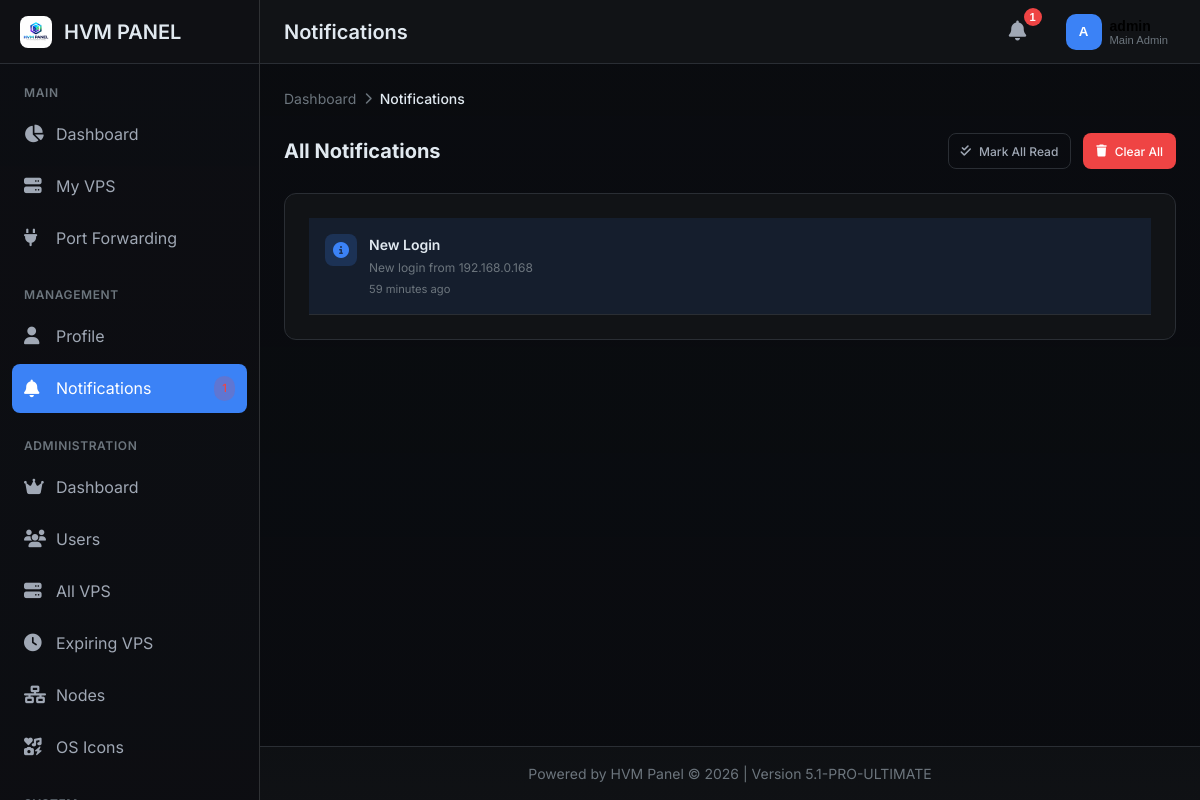
Page /notifications (signed in) on the committed database.
### tables this page shows
CREATE TABLE settings (
            key TEXT PRIMARY KEY,
            value TEXT NOT NULL,
            description TEXT,
            updated_at TEXT NOT NULL
        );

CREATE TABLE users (
            id INTEGER PRIMARY KEY AUTOINCREMENT,
            username TEXT UNIQUE NOT NULL,
            email TEXT UNIQUE NOT NULL,
            password_hash TEXT NOT NULL,
            is_admin INTEGER DEFAULT 0,
            is_main_admin INTEGER DEFAULT 0,
            created_at TEXT NOT NULL,
            last_login TEXT,
            last_active TEXT,
            api_key TEXT UNIQUE,
            profile_picture TEXT,
            preferences TEXT DEFAULT '{}',
            two_factor_secret TEXT,
            two_factor_enabled INTEGER DEFAULT 0,
            theme TEXT DEFAULT 'default',
            language TEXT DEFAULT 'en'
        , discord_id TEXT, discord_username TEXT, discord_avatar TEXT, discord_email TEXT);

CREATE TABLE notifications (
            id INTEGER PRIMARY KEY AUTOINCREMENT,
            user_id INTEGER NOT NULL,
            type TEXT NOT NULL,
            title TEXT NOT NULL,
            message TEXT NOT NULL,
            read INTEGER DEFAULT 0,
            created_at TEXT NOT NULL,
            expires_at TEXT,
            data TEXT,
            FOREIGN KEY(user_id) REFERENCES users(id) ON DELETE CASCADE
        );

### hvm.py (the view)
@app.route('/notifications')
@login_required
def notifications():
    page = int(request.args.get('page', 1))
    per_page = 20
    offset = (page - 1) * per_page
    with get_db() as conn:
        cur = conn.cursor()
        cur.execute('''SELECT * FROM notifications
                      WHERE user_id = ? AND (expires_at IS NULL OR expires_at > ?)
                      ORDER BY created_at DESC LIMIT ? OFFSET ?''',
                   (current_user.id, datetime.now().isoformat(), per_page, offset))
        notifications = [dict(row) for row in cur.fetchall()]
        for notif in notifications:
            if notif['data']:
                try:
                    notif['data'] = json.loads(notif['data'])
                except:
                    notif['data'] = {}
        cur.execute('''SELECT COUNT(*) FROM notifications
                      WHERE user_id = ? AND (expires_at IS NULL OR expires_at > ?)''',
                   (current_user.id, datetime.now().isoformat()))
        total = cur.fetchone()[0]
    return render_template('notifications.html',
                          panel_name=get_setting('site_name', 'HVM PANEL'),
                          notifications=notifications,
                          page=page,
                          total_pages=(total + per_page - 1) // per_page)

### hvm.py (called while the page is built)
@contextmanager
def get_db():
    conn = None
    try:
        conn = sqlite3.connect(DATABASE_PATH, timeout=30)
        conn.execute("PRAGMA journal_mode=WAL")
        conn.execute("PRAGMA foreign_keys=ON")
        conn.execute("PRAGMA busy_timeout=30000")
        conn.row_factory = sqlite3.Row
        yield conn
        conn.commit()
    except Exception as e:
        if conn:
            conn.rollback()
        logger.error(f"Database error: {e}")
        raise
    finally:
        if conn:
            conn.close()

def get_setting(key: str, default: Any = None):
    with get_db() as conn:
        cur = conn.cursor()
        cur.execute('SELECT value FROM settings WHERE key = ?', (key,))
        row = cur.fetchone()
        return row[0] if row else default

def get_unread_notifications_count(user_id: int):
    with get_db() as conn:
        cur = conn.cursor()
        cur.execute('''SELECT COUNT(*) FROM notifications
                      WHERE user_id = ? AND read = 0
                      AND (expires_at IS NULL OR expires_at > ?)''',
                   (user_id, datetime.now().isoformat()))
        return cur.fetchone()[0]

@app.before_request
def check_maintenance_and_license():
    if request.endpoint in ['static', 'health', 'favicon', 'serve_static']:
        return None
    if request.path.startswith('/static/'):
        return None
    if request.endpoint in ['login', 'logout', 'register']:
        return None
    if request.path.startswith('/api/'):
        return None
    maintenance_mode = get_setting('maintenance_mode', '0') == '1'
    if maintenance_mode:
        if current_user.is_authenticated and current_user.is_admin:
            return None
        return render_template('maintenance.html',
                             message=get_setting('maintenance_message', 'Site is under maintenance. Please check back later.'),
                             panel_name=get_setting('site_name', 'HVM PANEL')), 503

@app.after_request
def after_request(response):
    try:
        if not response.content_type:
            response.content_type = 'text/html; charset=utf-8'
        response.headers['X-Content-Type-Options'] = 'nosniff'
        response.headers['X-Frame-Options'] = 'SAMEORIGIN'
        response.headers['X-XSS-Protection'] = '1; mode=block'
        return response
    except Exception as e:
        logger.error(f"Error in after_request: {e}")
        return response

### templates/notifications.html (shortened to what this page needs)
{% extends "base.html" %}
{% block header_title %}Notifications{% endblock %}
{% block breadcrumbs %}
<div class="breadcrumb">
    <a href="{{ url_for('dashboard') }}" class="breadcrumb-item">Dashboard</a>
    <span class="breadcrumb-separator"><i class="fas fa-chevron-right"></i></span>
    <span class="breadcrumb-item active">Notifications</span>
</div>
{% endblock %}
{% block content %}
<div style="display: flex; justify-content: space-between; align-items: center; margin-bottom: 1.5rem; flex-wrap: wrap; gap: 1rem;">
    <h2 style="font-size: 1.25rem;">All Notifications</h2>
    <div style="display: flex; gap: 0.75rem;">
        <button class="btn btn-outline btn-sm" onclick="markAllRead()">
            <i class="fas fa-check-double"></i> Mark All Read
        </button>
        <button class="btn btn-danger btn-sm" onclick="clearAll()">
            <i class="fas fa-trash"></i> Clear All
        </button>
    </div>
</div>
<div class="card">
    {% if notifications %}
    <div class="notifications-list">
        {% for notif in notifications %}
        <div class="notification-item {% if not notif.read %}unread{% endif %}" data-id="{{ notif.id }}" onclick="markRead({{ notif.id }})">
            <div class="notification-icon {{ notif.type }}">
                <i class="fas fa-{% if notif.type == 'success' %}check-circle{% elif notif.type == 'warning' %}exclamation-triangle{% elif notif.type == 'danger' %}exclamation-circle{% else %}info-circle{% endif %}"></i>
            </div>
            <div class="notification-content">
                <div class="notification-title">{{ notif.title }}</div>
                <div class="notification-message">{{ notif.message }}</div>
                <div class="notification-time">{{ notif.created_at|relative_time }}</div>
            </div>
        </div>
        {% endfor %}
    </div>
    {% endif %}
</div>
{% endblock %}

### templates/base.html (shortened to what this page needs)
<!DOCTYPE html>
<html lang="en" data-theme="dark">
<head>
    <link rel="stylesheet" href="https://cdnjs.cloudflare.com/ajax/libs/font-awesome/6.4.0/css/all.min.css">
</head>
<body>
    <video autoplay muted loop playsinline class="bg-video">
        <source src="https://motionbgs.com/media/6069/minecraft-aquarium.1920x1080.mp4" type="video/mp4">
    </video>
    <div class="app-wrapper">
        <aside class="sidebar" id="sidebar">
            <div class="sidebar-header">
                <a href="{{ url_for('dashboard') if current_user.is_authenticated else url_for('index') }}" class="logo">
                    <img src="{{ get_setting('header_icon', '/static/img/logo.png') }}" alt="{{ panel_name }}">
                    <span>{{ panel_name }}</span>
                </a>
            </div>
            {% if current_user.is_authenticated %}
            <nav class="sidebar-nav">
                <div class="nav-section">
                    <div class="nav-section-title">Main</div>
                    <a href="{{ url_for('dashboard') }}" class="nav-item {% if request.endpoint == 'dashboard' %}active{% endif %}">
                        <i class="fas fa-chart-pie"></i>
                        <span>Dashboard</span>
                    </a>
                    <a href="{{ url_for('vps_list') }}" class="nav-item {% if request.endpoint in ['vps_list', 'vps_detail', 'vps_console'] %}active{% endif %}">
                        <i class="fas fa-server"></i>
                        <span>My VPS</span>
                    </a>
                    <a href="{{ url_for('ports_list') }}" class="nav-item {% if request.endpoint == 'ports_list' %}active{% endif %}">
                        <i class="fas fa-plug"></i>
                        <span>Port Forwarding</span>
                    </a>
                </div>
                <div class="nav-section">
                    <div class="nav-section-title">Management</div>
                    <a href="{{ url_for('profile') }}" class="nav-item {% if request.endpoint == 'profile' %}active{% endif %}">
                        <i class="fas fa-user"></i>
                        <span>Profile</span>
                    </a>
                    <a href="{{ url_for('notifications') }}" class="nav-item {% if request.endpoint == 'notifications' %}active{% endif %}">
                        <i class="fas fa-bell"></i>
                        <span>Notifications</span>
                        {% if get_unread_notifications_count(current_user.id) > 0 %}
                        <span class="badge badge-danger" style="margin-left: auto;">{{ get_unread_notifications_count(current_user.id) }}</span>
                        {% endif %}
                    </a>
                </div>
                {% if current_user.is_admin %}
                <div class="nav-section">
                    <div class="nav-section-title">Administration</div>
                    <a href="{{ url_for('admin_dashboard') }}" class="nav-item {% if request.endpoint == 'admin_dashboard' %}active{% endif %}">
                        <i class="fas fa-crown"></i>
                        <span>Dashboard</span>
                    </a>
                    <a href="{{ url_for('admin_users') }}" class="nav-item {% if request.endpoint and 'user' in request.endpoint %}active{% endif %}">
                        <i class="fas fa-users"></i>
                        <span>Users</span>
                    </a>
                    <a href="{{ url_for('admin_vps') }}" class="nav-item {% if request.endpoint == 'admin_vps' %}active{% endif %}">
                        <i class="fas fa-server"></i>
                        <span>All VPS</span>
                    </a>
                    <a href="{{ url_for('admin_vps_expiring') }}?days=30" class="nav-item {% if request.endpoint == 'admin_vps_expiring' %}active{% endif %}">
                        <i class="fas fa-clock"></i>
                        <span>Expiring VPS</span>
                    </a>
                    <a href="{{ url_for('admin_nodes') }}" class="nav-item {% if request.endpoint and 'node' in request.endpoint %}active{% endif %}">
                        <i class="fas fa-network-wired"></i>
                        <span>Nodes</span>
                    </a>
                    <a href="{{ url_for('os_icons') }}" class="nav-item {% if request.endpoint == 'os_icons' %}active{% endif %}">
                        <i class="fas fa-icons"></i>
                        <span>OS Icons</span>
                    </a>
                </div>
                <div class="nav-section">
                    <div class="nav-section-title">System</div>
                </div>
                {% endif %}
            </nav>
            {% endif %}
        </aside>
        <main class="main-content" id="mainContent">
            <header class="header">
                <div class="header-left">
                    <h1 class="header-title">{% block header_title %}{{ panel_name }}{% endblock %}</h1>
                </div>
                <div class="header-right">
                    {% if current_user.is_authenticated %}
                    <div class="notifications-dropdown">
                        <button class="notifications-btn" id="notificationsBtn">
                            <i class="fas fa-bell"></i>
                            <span class="notification-badge" id="notificationBadge" style="display: none;">0</span>
                        </button>
                    </div>
                    <div class="user-menu">
                        <button class="user-btn" id="userMenuBtn">
                            <div class="user-avatar">
                                {% if current_user.profile_picture %}
                                <img src="{{ current_user.profile_picture }}" alt="{{ current_user.username }}">
                                {% else %}
                                <span>{{ current_user.username[:1].upper() }}</span>
                                {% endif %}
                            </div>
                            <div class="user-info">
                                <div class="user-name">{{ current_user.username }}</div>
                                <div class="user-role">
                                    {% if current_user.is_main_admin %}
                                    Main Admin
                                    {% elif current_user.is_admin %}
                                    Admin
                                    {% else %}
                                    User
                                    {% endif %}
                                </div>
                            </div>
                        </button>
                    </div>
                    {% endif %}
                </div>
            </header>
            <div class="content">
                {% block breadcrumbs %}{% endblock %}
                {% block content %}{% endblock %}
            </div>
            <footer class="footer">
                {{ get_setting('footer_text', 'Powered by HVM Panel') }} &copy; {{ now().year }} | Version {{ PANEL_VERSION }}
            </footer>
        </main>
    </div>
</body>
</html>

### rows in the picture
settings: value (picture)
settings: value "HVM PANEL"
users: username "A"
notifications: title "New Login", message "New login from 192.168.0.168", created_at|relative_time "59 minutes ago"
settings: value "Powered by HVM Panel"

### other values in the picture
{{ PANEL_VERSION }} "5.1-PRO-ULTIMATE"
